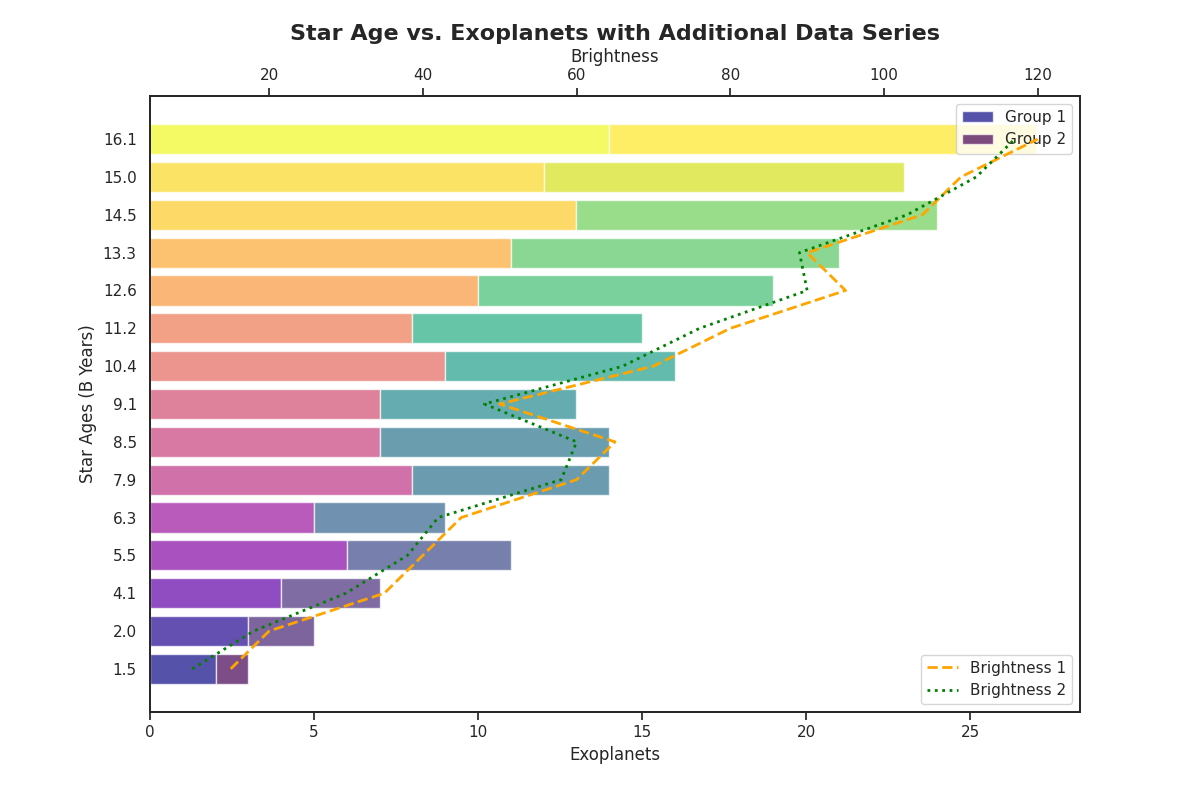

Here is the Python script that generated this plot:
import matplotlib.pyplot as plt
import numpy as np

star_ages = np.array([1.5, 2.0, 4.1, 5.5, 6.3, 7.9, 8.5, 9.1, 10.4, 11.2, 12.6, 13.3, 14.5, 15.0, 16.1])
exoplanets_count = np.array([2, 3, 4, 6, 5, 8, 7, 7, 9, 8, 10, 11, 13, 12, 14])
brightness = np.array([15, 20, 35, 40, 45, 60, 65, 50, 70, 80, 95, 90, 105, 110, 120])

star_ages_group2 = np.array([1.0, 2.5, 3.0, 4.5, 5.8, 6.7, 7.0, 8.3, 9.6, 10.5, 11.8, 12.5, 13.1, 15.5, 16.5])
exoplanets_count_group2 = np.array([1, 2, 3, 5, 4, 6, 7, 6, 7, 7, 9, 10, 11, 11, 13])
brightness_group2 = np.array([10, 18, 30, 38, 42, 58, 60, 48, 66, 76, 90, 89, 103, 112, 117])

colors1 = plt.cm.plasma((star_ages - star_ages.min()) / (star_ages.max() - star_ages.min()))
colors2 = plt.cm.viridis((star_ages_group2 - star_ages_group2.min()) / (star_ages_group2.max() - star_ages_group2.min()))

fig, ax1 = plt.subplots(figsize=(12, 8))

ax1.barh(range(len(star_ages)), exoplanets_count, color=colors1, alpha=0.7, label='Group 1')
ax1.barh(range(len(star_ages_group2)), exoplanets_count_group2, left=exoplanets_count, color=colors2, alpha=0.7, label='Group 2')

ax1.set_yticks(range(len(star_ages)))
ax1.set_yticklabels(star_ages)
ax1.set_xlabel('Exoplanets', fontsize=12)
ax1.set_ylabel('Star Ages (B Years)', fontsize=12)

ax2 = ax1.twiny()

ax2.plot(brightness, range(len(brightness)), color='orange', linestyle='--', linewidth=2, label='Brightness 1')
ax2.plot(brightness_group2, range(len(brightness_group2)), color='green', linestyle=':', linewidth=2, label='Brightness 2')

ax2.set_xlabel('Brightness', fontsize=12)
plt.title('Star Age vs. Exoplanets with Additional Data Series', fontsize=16, fontweight='bold')

ax1.legend(loc='upper right')
ax2.legend(loc='lower right')

plt.show()
